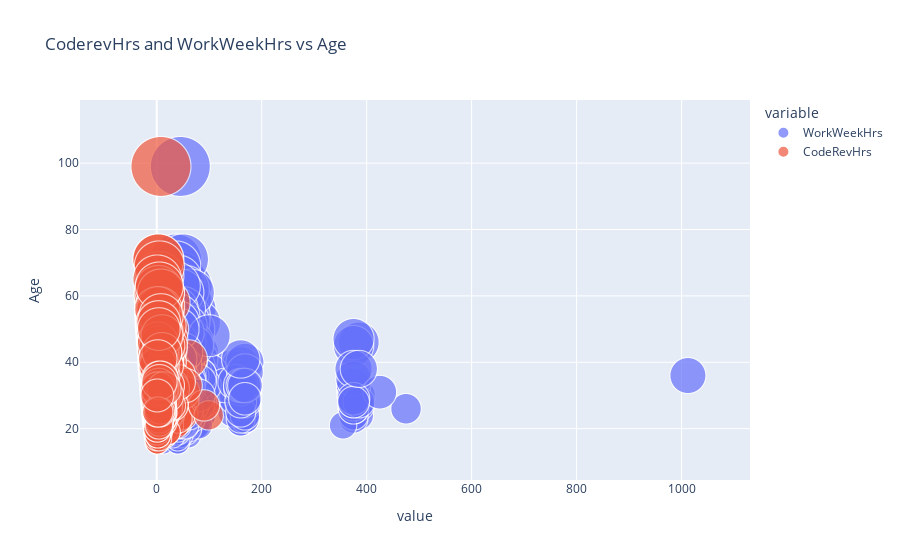

Notebook cell for this chart:
### Code cell
# your code goes here
Query = """ SELECT WorkWeekHrs, CodeRevHrs, Age from master"""
df = pd.read_sql_query(Query,conn)

df.dropna(subset=['WorkWeekHrs','CodeRevHrs','Age'],inplace=True)

fig = px.scatter(df,x=['WorkWeekHrs','CodeRevHrs'],y='Age', size = 'Age',
                 hover_name = 'Age',title='CoderevHrs and WorkWeekHrs vs Age', size_max = 60)
fig.show()

### Figure 1 — Plotly figure (JSON) as saved in the notebook; plotly's stock layout.template omitted (floating-point values rounded to 4 significant figures; data arrays with more than 128 entries replaced by an {"elided": "..."} marker saying what was removed)
{"data": [{"hovertemplate": "<b>%{hovertext}</b><br><br>variable=WorkWeekHrs<br>value=%{x}<br>Age=%{marker.size}<extra></extra>", "hovertext": {"elided": "8669 int values"}, "legendgroup": "WorkWeekHrs", "marker": {"color": "#636efa", "size": {"elided": "8669 int values"}, "sizemode": "area", "sizeref": 0.0275, "symbol": "circle"}, "mode": "markers", "name": "WorkWeekHrs", "showlegend": true, "type": "scattergl", "x": {"elided": "8669 float values"}, "xaxis": "x", "y": {"elided": "8669 int values"}, "yaxis": "y"}, {"hovertemplate": "<b>%{hovertext}</b><br><br>variable=CodeRevHrs<br>value=%{x}<br>Age=%{marker.size}<extra></extra>", "hovertext": {"elided": "8669 int values"}, "legendgroup": "CodeRevHrs", "marker": {"color": "#EF553B", "size": {"elided": "8669 int values"}, "sizemode": "area", "sizeref": 0.0275, "symbol": "circle"}, "mode": "markers", "name": "CodeRevHrs", "showlegend": true, "type": "scattergl", "x": {"elided": "8669 float values"}, "xaxis": "x", "y": {"elided": "8669 int values"}, "yaxis": "y"}], "layout": {"autosize": true, "legend": {"itemsizing": "constant", "title": {"text": "variable"}, "tracegroupgap": 0}, "title": {"text": "CoderevHrs and WorkWeekHrs vs Age"}, "xaxis": {"anchor": "y", "autorange": true, "domain": [0, 1], "range": [-142.5, 1128.0], "title": {"text": "value"}, "type": "linear"}, "yaxis": {"anchor": "x", "autorange": true, "domain": [0, 1], "range": [-8.396, 148.0], "title": {"text": "Age"}, "type": "linear"}}}
